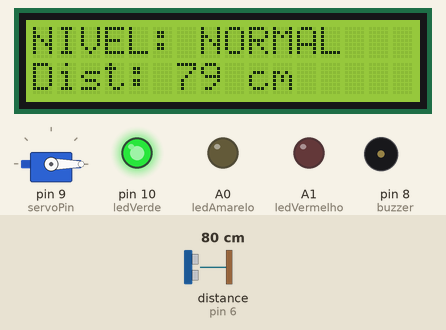
A sketch run on a simulated Arduino Uno, built with avr-gcc and run on an emulated ATmega328P. Shown: servo, 16×2 character LCD, output pins drawn as LEDs (lit = HIGH), buzzer (waves = sounding). Wiring (inferred from the names in the program): ultrasonic range finder: trigger pin 7; echo pin 6. The inputs (shaded band) are chosen by the test bench; at power-on: distance to the obstacle (sensor on pin 6) 80 cm. The echo pulse lasts 58.3 µs per cm; pins used as bus, display or sensor lines are not drawn.

Above: at 3.2 s.
3.3 s: distance to the obstacle (sensor on pin 6) set to 9 cm
At 4.6 s:
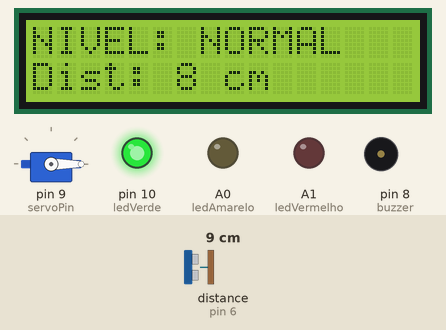
4.9 s: distance to the obstacle (sensor on pin 6) set to 6 cm
At 6.1 s:
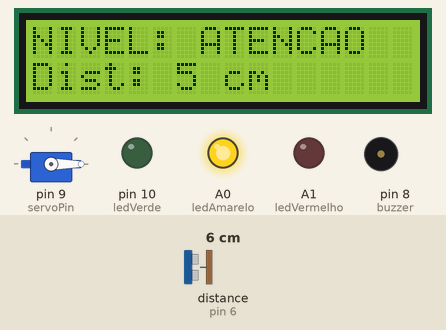
6.4 s: distance to the obstacle (sensor on pin 6) set to 2 cm
At 7.5 s:
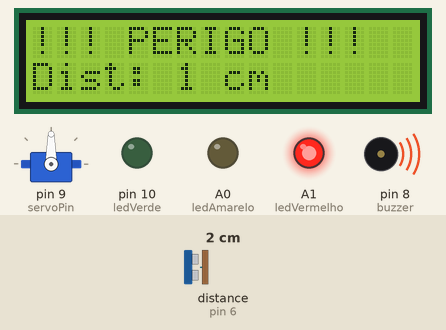
Timing chart, 0 to 9.4 s (numbered marks = the images above; inputs shaded):
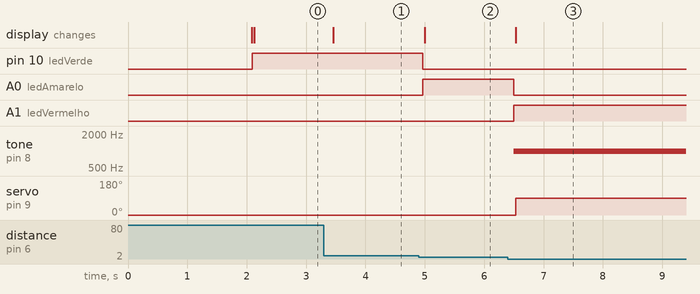

The sketch:

L_gica_-_Monitoramento_de_Alagamentos.ino
```cpp
#include <Wire.h>
#include <LiquidCrystal_I2C.h>
#include <Servo.h>

// ==========================================
// SENSOR ULTRASSONICO
// ==========================================
const int trigPin = 7;
const int echoPin = 6;

// ==========================================
// COMPONENTES
// ==========================================
const int buzzer = 8;
const int servoPin = 9;

const int ledVerde = 10;
const int ledAmarelo = A0;
const int ledVermelho = A1;

// ==========================================
// LCD
// ==========================================
LiquidCrystal_I2C lcd(0x27, 16, 2);

// ==========================================
// SERVO MOTOR
// ==========================================
Servo cancela;

// ==========================================
// VARIAVEIS
// ==========================================
float distancia;
int nivelAtual = -1;

// ==========================================
// FUNCAO PARA MEDIR A DISTANCIA
// ==========================================
float medirDistancia() {

  // Envia um pulso para o sensor ultrassonico
  digitalWrite(trigPin, LOW);
  delayMicroseconds(2);

  digitalWrite(trigPin, HIGH);
  delayMicroseconds(10);
  digitalWrite(trigPin, LOW);

  // Recebe o tempo de retorno do sinal
  long duracao = pulseIn(echoPin, HIGH, 30000);

  // Retorna 999 caso nao receba resposta
  if (duracao == 0) {
    return 999;
  }

  // Converte o tempo em distancia (cm)
  return duracao * 0.0343 / 2;
}

// ==========================================
// CONFIGURACAO INICIAL DO SISTEMA
// ==========================================
void setup() {

  // Configura os pinos do sensor
  pinMode(trigPin, OUTPUT);
  pinMode(echoPin, INPUT);

  // Configura o buzzer
  pinMode(buzzer, OUTPUT);

  // Configura os LEDs
  pinMode(ledVerde, OUTPUT);
  pinMode(ledAmarelo, OUTPUT);
  pinMode(ledVermelho, OUTPUT);

  // Inicializa o servo na posicao inicial
  cancela.attach(servoPin);
  cancela.write(0);

  // Inicializa o LCD
  lcd.init();
  lcd.backlight();

  // Exibe a mensagem inicial
  lcd.setCursor(0, 0);
  lcd.print("SISTEMA DE");
  lcd.setCursor(0, 1);
  lcd.print("ALAGAMENTOS");

  delay(2000);
  lcd.clear();
}

// ==========================================
// FUNCIONAMENTO PRINCIPAL DO SISTEMA
// ==========================================
void loop() {

  // Realiza a leitura da distancia
  distancia = medirDistancia();

  // ========================================
  // NIVEL NORMAL (ACIMA DE 7 CM)
  // ========================================
  if (distancia > 7) {

    // Acende o LED verde
    digitalWrite(ledVerde, HIGH);
    digitalWrite(ledAmarelo, LOW);
    digitalWrite(ledVermelho, LOW);

    // Desliga o buzzer
    noTone(buzzer);

    // Mantem a cancela fechada
    cancela.write(0);

    // Atualiza o LCD quando o nivel muda
    if (nivelAtual != 0) {
      lcd.clear();
      lcd.setCursor(0, 0);
      lcd.print("NIVEL: NORMAL");
      nivelAtual = 0;
    }
  }

  // ========================================
  // NIVEL DE ATENCAO (ENTRE 5 E 7 CM)
  // ========================================
  else if (distancia > 5) {

    // Acende o LED amarelo
    digitalWrite(ledVerde, LOW);
    digitalWrite(ledAmarelo, HIGH);
    digitalWrite(ledVermelho, LOW);

    // Desliga o buzzer
    noTone(buzzer);

    // Mantem a cancela fechada
    cancela.write(0);

    // Atualiza o LCD quando o nivel muda
    if (nivelAtual != 1) {
      lcd.clear();
      lcd.setCursor(0, 0);
      lcd.print("NIVEL: ATENCAO");
      nivelAtual = 1;
    }
  }

  // ========================================
  // NIVEL DE PERIGO (5 CM OU MENOS)
  // ========================================
  else {

    // Acende o LED vermelho
    digitalWrite(ledVerde, LOW);
    digitalWrite(ledAmarelo, LOW);
    digitalWrite(ledVermelho, HIGH);

    // Ativa o buzzer
    tone(buzzer, 1000);

    // Abre a cancela
    cancela.write(90);

    // Atualiza o LCD quando o nivel muda
    if (nivelAtual != 2) {
      lcd.clear();
      lcd.setCursor(0, 0);
      lcd.print("!!! PERIGO !!!");
      nivelAtual = 2;
    }
  }

  // ========================================
  // EXIBICAO DA DISTANCIA NO LCD
  // ========================================
  lcd.setCursor(0, 1);
  lcd.print("Dist: ");

  // Verifica se houve leitura do sensor
  if (distancia == 999) {
    lcd.print("--");
  } else {
    lcd.print((int)distancia);
  }

  // Exibe a unidade de medida
  lcd.print(" cm       ");

  // Intervalo entre as leituras
  delay(200);
}
```

Measured:
- the behaviour switches between 8 and 7 cm on distance to the obstacle (sensor on pin 6) (found by bisection; images 1 and 2)
- after the input at 3.3 s, the display: changes after 0.16 s (image 1)
- after the input at 4.9 s, pin 10 (ledVerde): HIGH → LOW after 0.06 s; A0 (ledAmarelo): LOW → HIGH after 0.06 s; the display: changes after 0.10 s (image 2)
- after the input at 6.4 s, A0 (ledAmarelo): HIGH → LOW after 0.10 s; A1 (ledVermelho): LOW → HIGH after 0.10 s; tone on pin 8 (buzzer): silent → 1000 Hz after 0.10 s; servo on pin 9 (servoPin): 0° → 90° after 0.13 s; the display: changes after 0.13 s (image 3)
